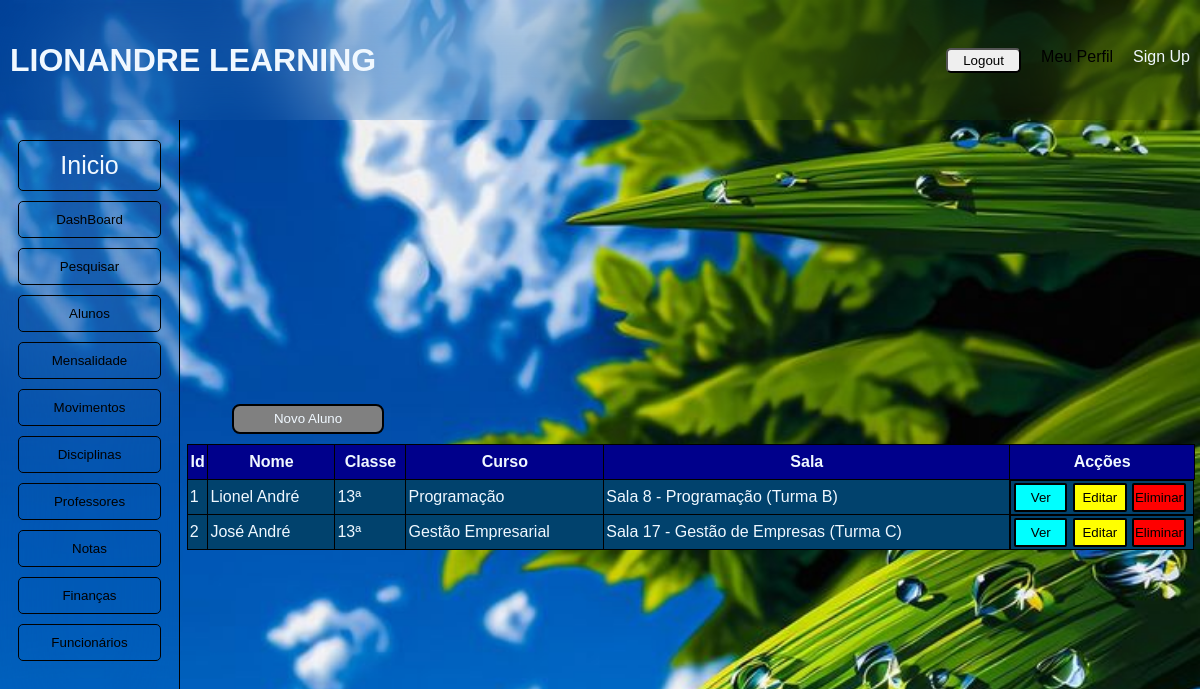
/lista/ (signed in), run on an earlier commit of the app's database.
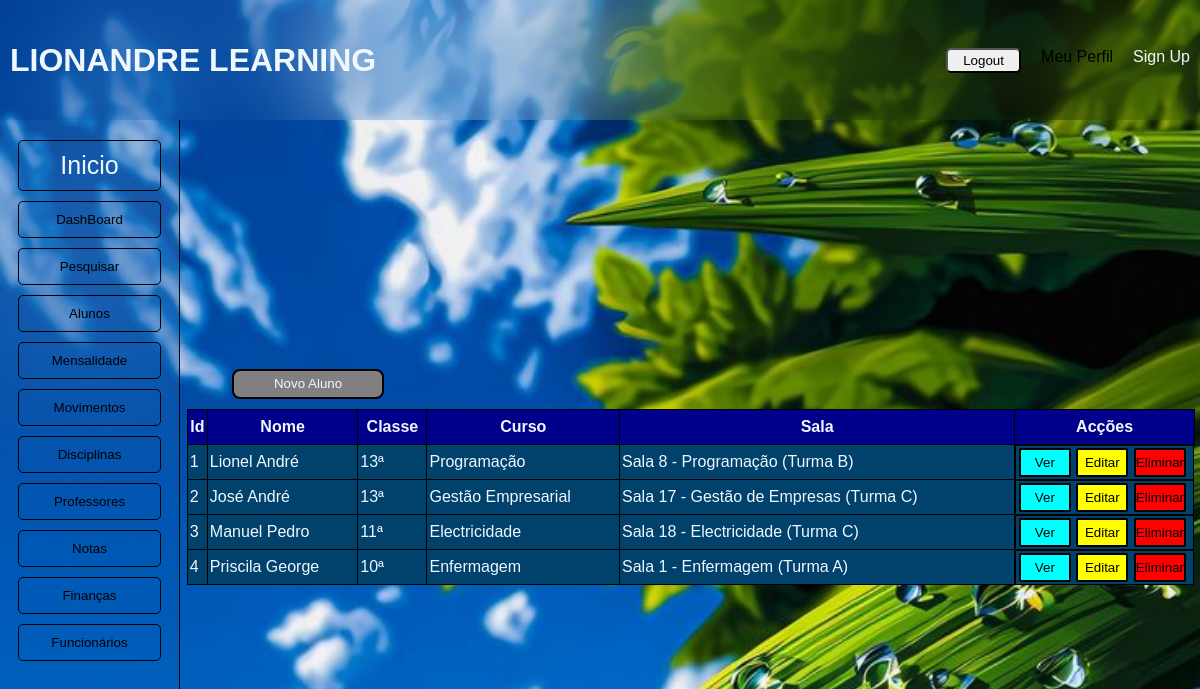
And on a later commit of the database.
### alunos/models.py (models this page shows, shortened)
class Alunos(models.Model):
    Sexos = [
        ('M', 'Masculino'),
        ('F', 'Feminino'),
    ]
    Classes = [
        (10, '10ª Classe'),
        (11, '11ª Classe'),
        (12, '12ª Classe'),
        (13, '13ª Classe')
    ]
    Turnos = [
        ('Manhã', 'Turno da manhã'),
        ('Tarde', 'Turno da tarde'),
    ]
    Turmas = [
        ('A', 'Turma A'),
        ('B', 'Turma B'),
        ('C', 'Turma C'),
        ('D', 'Turma D'),
    ]
    nome = models.CharField(max_length = 255)
    data_nascimento = models.DateField()
    genero = models.CharField(max_length=5, choices=Sexos)
    tell = models.IntegerField()
    classe = models.IntegerField(choices=Classes)
    sala = models.ForeignKey('Salas', on_delete=models.SET_NULL, null=True, default=None)
    turno = models.CharField(max_length=10, choices=Turnos)
    curso = models.ForeignKey('Cursos', on_delete=models.SET_NULL, null=True, default=None)
    turma = models.CharField(max_length=5, choices=Turmas)
    matricula = models.DateTimeField(auto_now_add = True)
    update = models.DateTimeField(auto_now = True)

class Cursos(models.Model):
    nome = models.CharField(max_length=80)
    tipo = models.CharField(max_length=40)
    def __str__(self):
        return self.nome

class Salas(models.Model):
    numero_sala = models.IntegerField()
    descricao = models.CharField(max_length=100)
    def __str__(self):
        return self.descricao

### alunos/views.py (the view)
# urls.py: path('lista/', views.lista, name='lista'),
@login_required(login_url='/login/')
def lista(request):
    grupo = Group.objects.get(id=4)
    group_auth = request.user.groups.first()
    if group_auth != grupo:
        aluno = Alunos.objects.all()
        return render(request, 'aluno/lista.html', {'aluno' : aluno})
    else:
        return HttpResponseForbidden('<h1>Apenas Funcionários Autorizados Podem prosseguir na Execução de Tal Acção</h1>')

### alunos/templates/aluno/lista.html
{% extends 'aluno/layout/base.html' %}
{% block content %}
<button class="btn-back">
    <a href="{% url 'cadastro' %}" style="color: aliceblue;">Novo Aluno</a>
</button>
<table>
    <tr>
        <th>Id</th>
        <th>Nome</th>
        <th>Classe</th>
        <th>Curso</th>
        <th>Sala</th>
        <th>Acções</th>
    </tr>
{% for alunos in aluno %}
    <tr>
        <td>{{ alunos.id }}</td>
        <td>{{ alunos.nome }}</td>
        <td>{{ alunos.classe }}ª</td>
        <td>{{ alunos.curso }}</td>
        <td>{{ alunos.sala }}</td>
        <td style="display: flex; justify-content: space-evenly;">
            <button class="btn-action" style="background-color: aqua;">
                <a href="{% url 'mostrar' alunos.id %}" style="color: black;">Ver</a>
            </button>
            <button class="btn-action" style="background-color: yellow;">
                <a href="{% url 'edite' alunos.id %}" style="color: black;">Editar</a>
            </button>
            <button class="btn-action" style="background-color: red;">
                <a href="{% url 'delete' alunos.id %}" style="color: black;">Eliminar</a>
            </button>
        </td>
    </tr>
{% empty %}
    <h3>Lista Vazia</h3>
{% endfor %}
</table>
{% endblock %}

What changed in the data, as far as the page shows it:
added Alunos: id "3", nome "Manuel Pedro", classe "11", curso "Electricidade", sala "Sala 18 - Electricidade (Turma C)"
added Alunos: id "4", nome "Priscila George", classe "10", curso "Enfermagem", sala "Sala 1 - Enfermagem (Turma A)"
